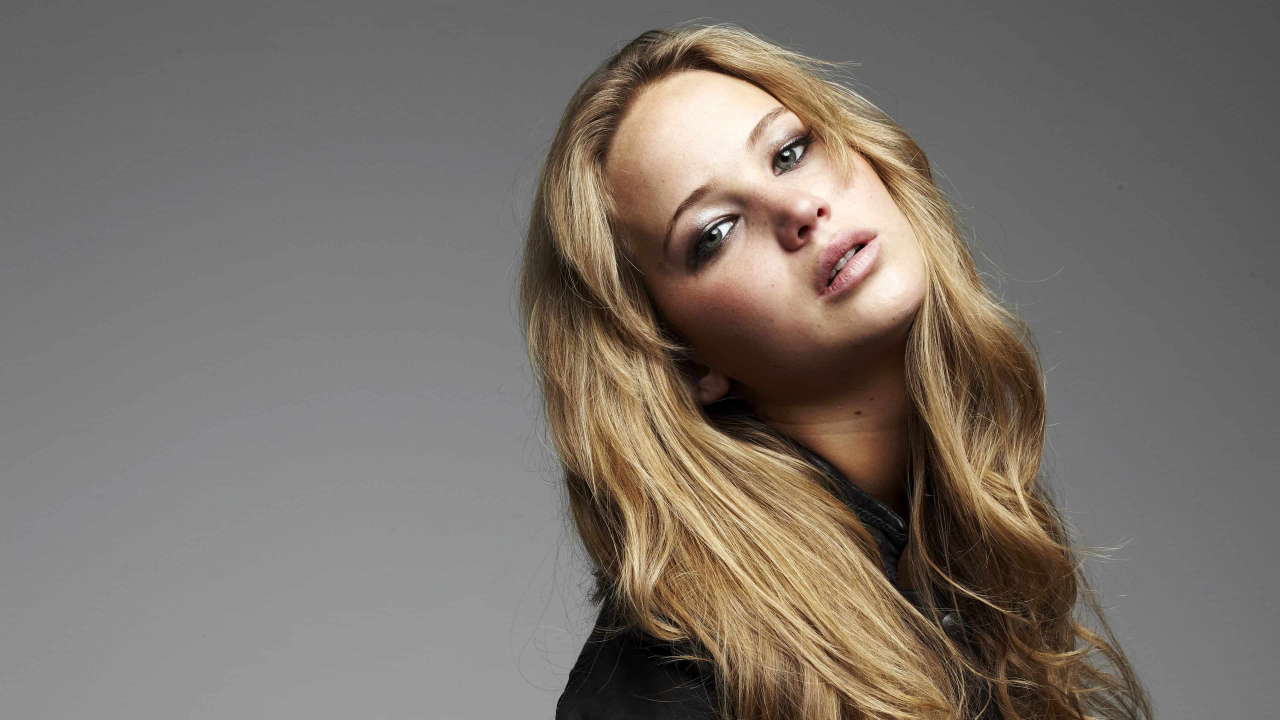
#> input picture Intensity Transformations and Neighborhood Filtering/images/jeniffer.jpg, 3840 x 2160 px (shown at 1/3 size)
$ python q6.py
#> lines starting #> are read from the running program, lines starting #| are printed output that depends on the picture; after the words box and inside, x2 and y2 are one past the last pixel; in counts of white or black regions, pixels touching at a corner belong together
import cv2
import numpy as np
import matplotlib.pyplot as plt

image = cv2.imread("../images/jeniffer.jpg")        # As applying gamma correction on L plane
#> image is the input picture: shape (2160, 3840, 3); mean B, G, R 106.8, 114.3, 122.3
assert image is not None
h, s, v = cv2.split(cv2.cvtColor(image, cv2.COLOR_BGR2HSV_FULL))
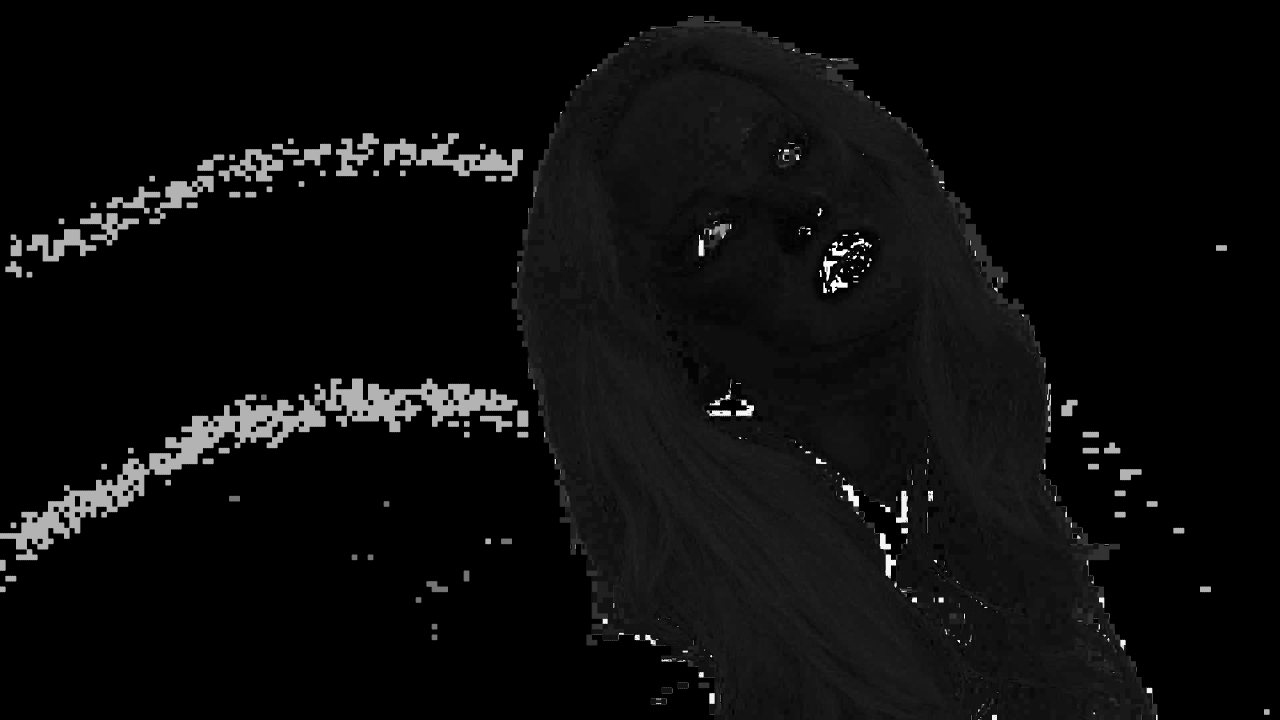
#> h: shape (2160, 3840) (shown at 1/3 size); min 0, max 255, mean 12.6

_, mask = cv2.threshold(s, 12, 255, cv2.THRESH_BINARY)             #Use saturation plane to extract foreground mask
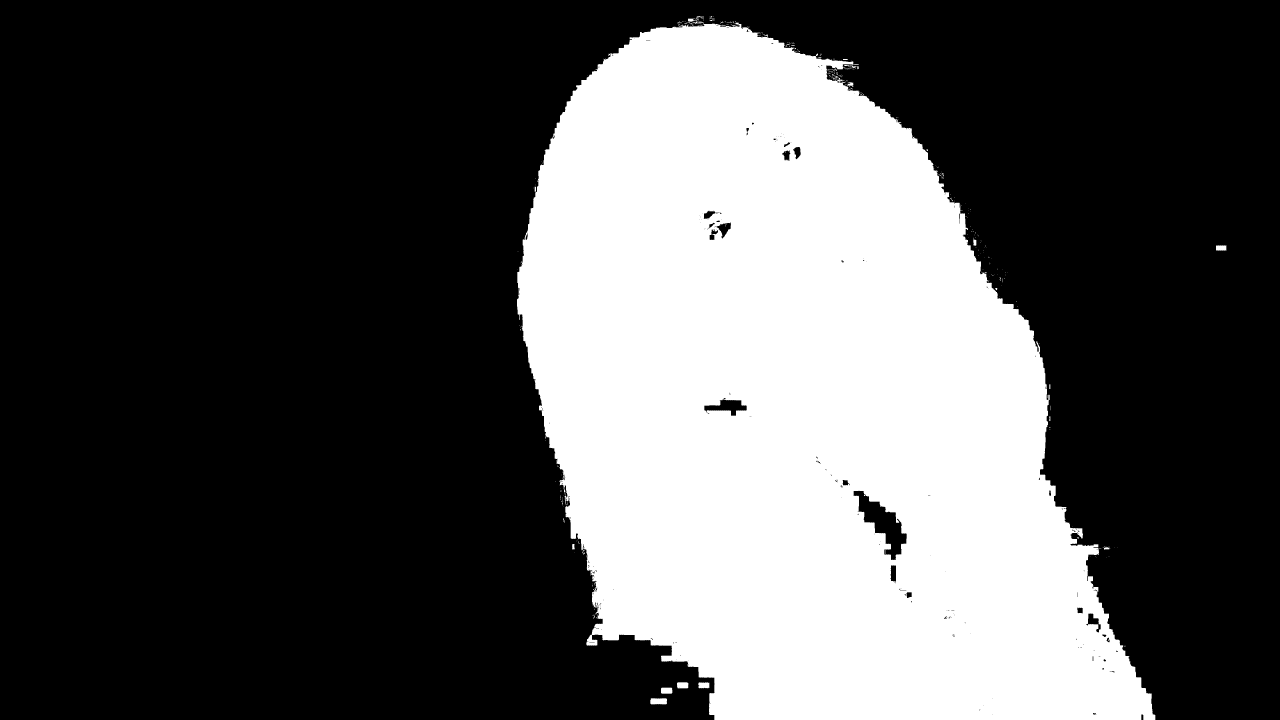
#> mask: shape (2160, 3840) (shown at 1/3 size); 32.8% white; 325 white regions (292 under 20 px), largest, box (x1, y1, x2, y2) and area: (1551, 68, 3466, 2160) 2711983, (1951, 2095, 2001, 2113) 863, (1983, 2063, 2017, 2081) 597
foreground = cv2.bitwise_and(v, mask)                              #Obtain foreground using cv2.bitwise
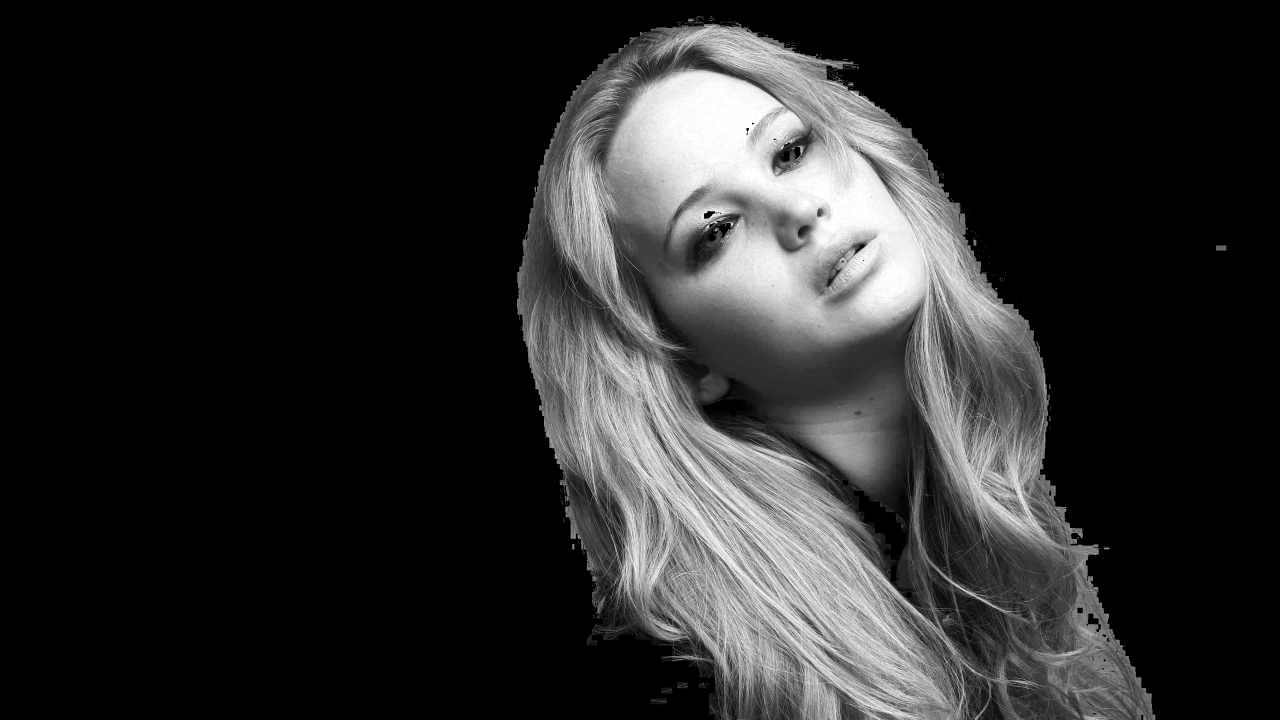
#> foreground: shape (2160, 3840) (shown at 1/3 size); min 0, max 255, mean 42.4
hist = cv2.calcHist([v], [0], mask, [256], [0, 256])               #Calculate the histogram of the Value channel
#> hist = 256 values, max 29462 at index 45, min 0 at index 0, mean 10615.8

cdf = hist.cumsum()
#> cdf = 256 values from 0 to 2717651

# Plot the histogram cumalative sum
plt.figure()
plt.plot(cdf)
plt.title('Cumulative Sum of the Histogram')
plt.xlabel('Pixel Intensity')
plt.ylabel('Frequency')
plt.show()
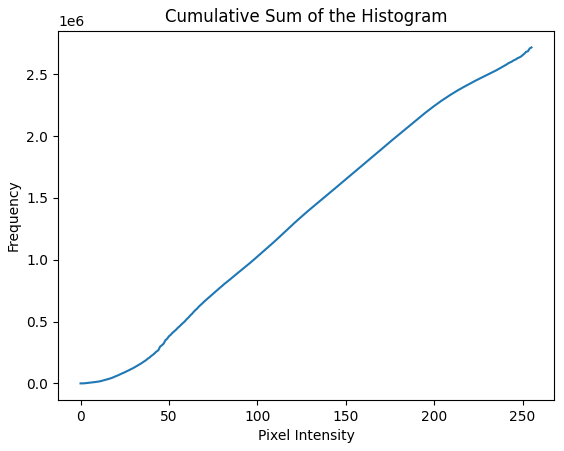
#> figure drawn by matplotlib, 1 panel; curve peaks at x = 255, y = 2717651

pixels = cdf[-1]
#> pixels = 2717651
#Transfomation for histogram equalization
t = np.array([(256-1)/(pixels)*cdf[k] for k in range(256)]).astype("uint8")
#> t = 256 values from 0 to 255
vn = t[v]

# Calculate the histogram of the equalized Value channel
hist = cv2.calcHist([v], [0], mask, [256], [0, 256])

# Plot the histogram befor and after equalization in two plots
plt.subplot(121)
plt.bar(np.arange(len(hist)), hist.flatten())
plt.title('Histogram of Value for Foreground')
plt.xlabel('Pixel Intensity')
plt.ylabel('Frequency')
plt.subplot(122)
plt.bar(np.arange(len(hist)), cv2.calcHist([vn], [0], mask, [256], [0, 256]).flatten())
plt.title('Histogram of Equalized Value for Foreground')
plt.xlabel('Pixel Intensity')
plt.ylabel('Frequency')
plt.show()
#> figure, not shown here; panel 1: tallest bar 29462 high, from x = 44.6 to 45.4; panel 2: tallest bar 29462 high, from x = 26.6 to 27.4


# Merge
merged = cv2.merge([h, s, vn])
#> merged: shape (2160, 3840, 3); mean H, S, V 12.6, 36.1, 121.4
foreground_modified = cv2.cvtColor(merged, cv2.COLOR_HSV2RGB)

background = cv2.bitwise_and(image, image, mask=cv2.bitwise_not(mask))
result = cv2.add(cv2.cvtColor(background, cv2.COLOR_BGR2RGB), foreground_modified)
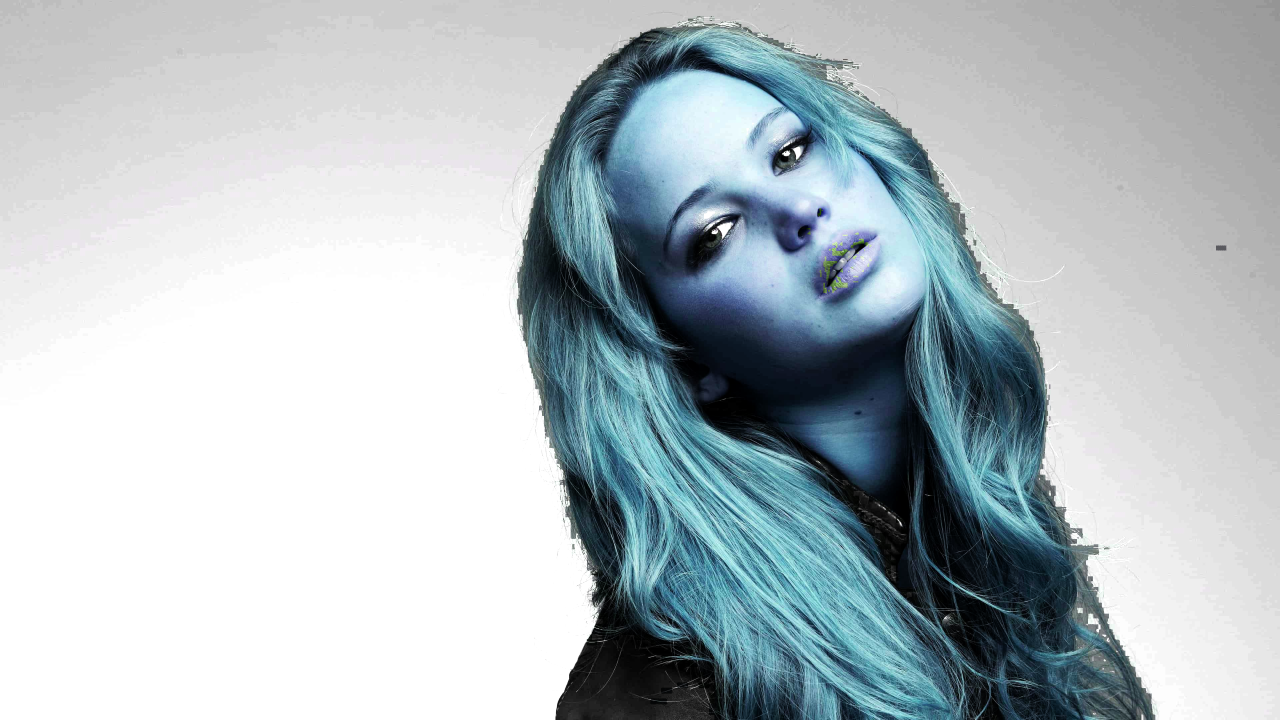
#> result: shape (2160, 3840, 3) (shown at 1/3 size); mean B, G, R 193.2, 188.7, 178.1

#Show the hue, saturation, and value plane, the mask, the original image, and the result with the histogramequalized foreground
plt.figure(figsize=(15, 15))
plt.subplot(231)
plt.imshow(h, cmap='gray')
plt.title('Hue')
plt.subplot(232)
plt.imshow(s, cmap='gray')
plt.title('Saturation')
plt.subplot(233)
plt.imshow(v, cmap='gray')
plt.title('Value')
plt.subplot(234)
plt.imshow(mask, cmap='gray')
plt.title('Foreground Mask')
plt.subplot(235)
plt.imshow(cv2.cvtColor(image, cv2.COLOR_BGR2RGB))
plt.title('Original Image')
plt.subplot(236)
plt.imshow(result)
plt.title('Result')
plt.show()
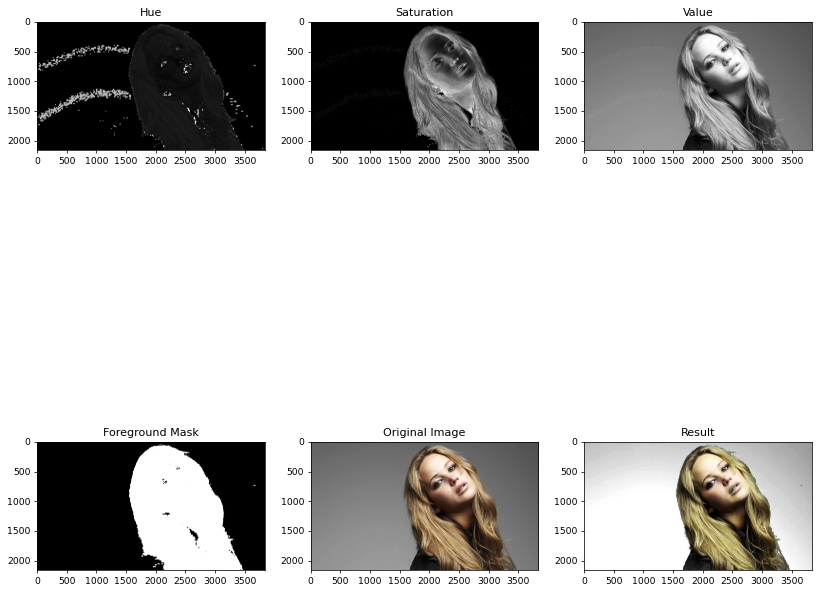
#> figure drawn by matplotlib, 6 panels; B, G, R data is drawn as R, G, B


# [12 lines of commented-out code are left out]

$ run again, with Intensity Transformations and Neighborhood Filtering/images/daisy.jpg copied over Intensity Transformations and Neighborhood Filtering/images/jeniffer.jpg
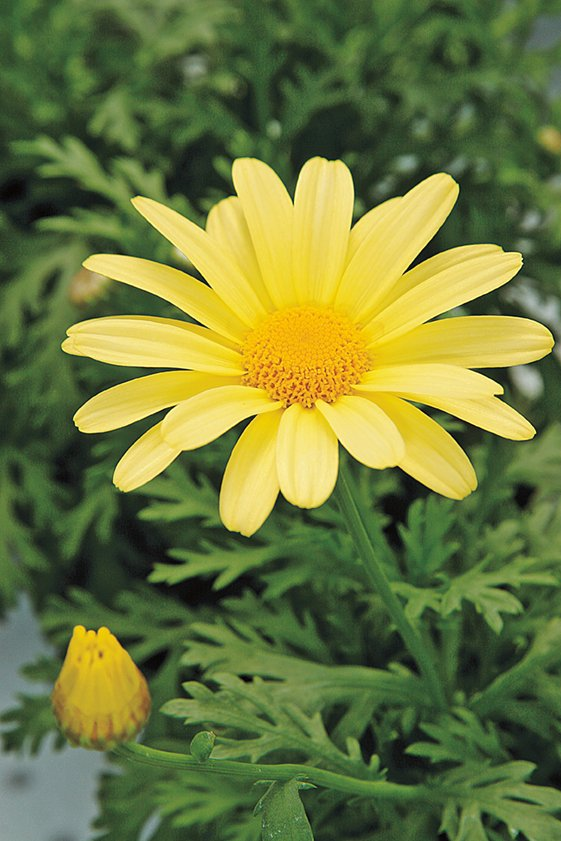
#> input picture Intensity Transformations and Neighborhood Filtering/images/daisy.jpg, 561 x 841 px
#> image is the input picture: shape (841, 561, 3); mean B, G, R 60.7, 120.3, 108.5
#> `_, mask = cv2.threshold(s, 12, 255, cv2.THRESH_BINARY)`:
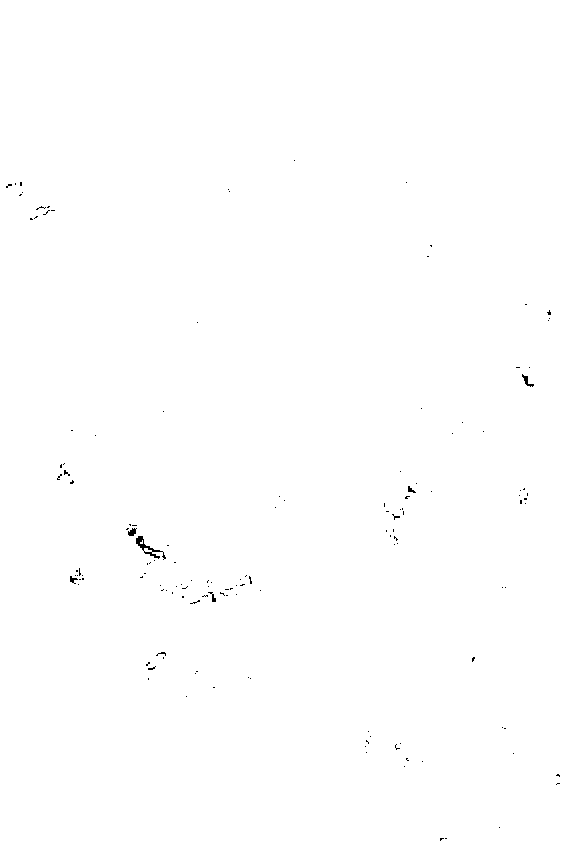
#> mask: shape (841, 561); 99.8% white; black in thin lines or dots, all inside (x1, y1, x2, y2) = (6, 160, 560, 841)
#> hist = 256 values, max 6112 at index 242, min 0 at index 0, mean 1839.6
#> cdf = 256 values from 0 to 470946
#> pixels = 470946
#> t = 256 values from 0 to 255
#> merged: shape (841, 561, 3); mean H, S, V 65.1, 119.6, 127.6
#> `result = cv2.add(cv2.cvtColor(background, cv2.COLOR_BGR2RGB), foregrou..`:
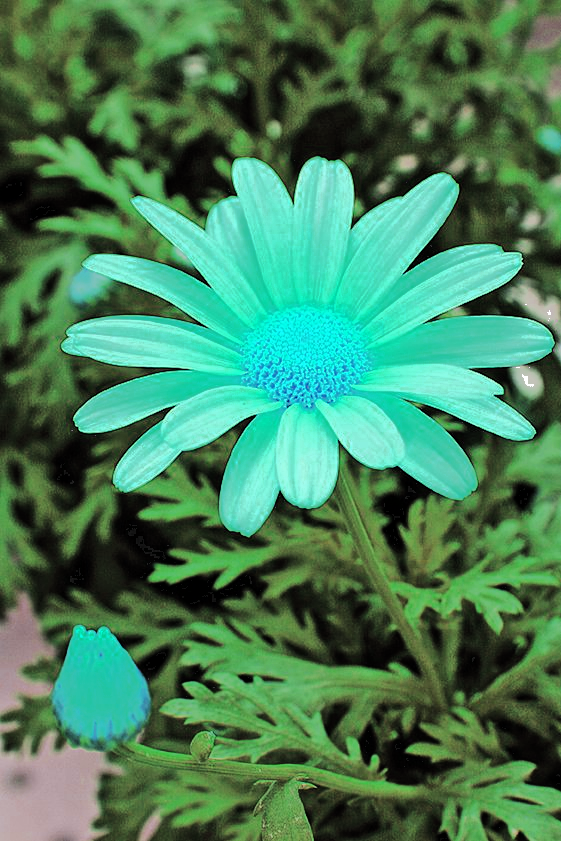
#> result: shape (841, 561, 3); mean B, G, R 89.9, 126.8, 69.4

$ run again, with Intensity Transformations and Neighborhood Filtering/images/emma.jpg copied over Intensity Transformations and Neighborhood Filtering/images/jeniffer.jpg
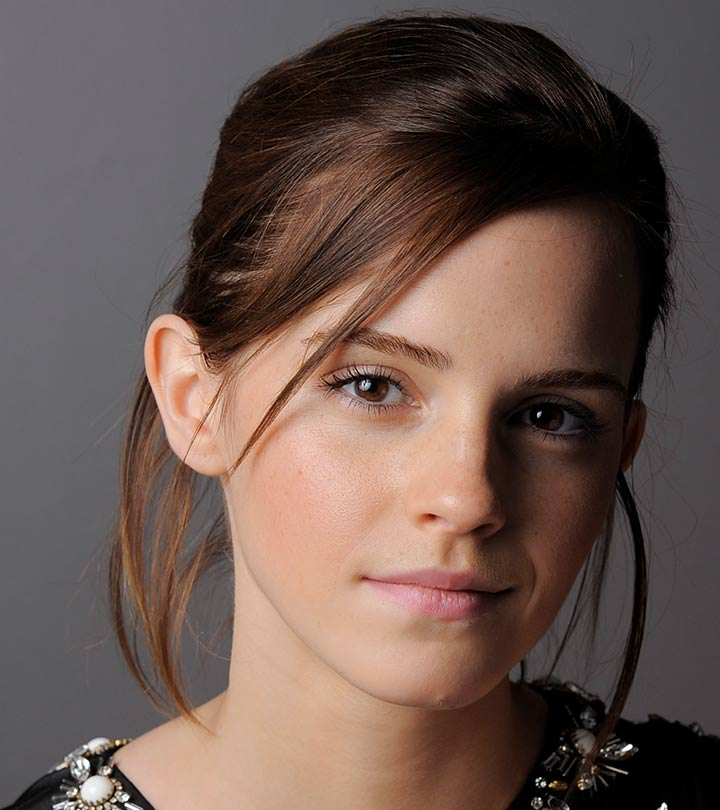
#> input picture Intensity Transformations and Neighborhood Filtering/images/emma.jpg, 720 x 810 px
#> image is the input picture: shape (810, 720, 3); mean B, G, R 80.1, 87.4, 106.8
#> `_, mask = cv2.threshold(s, 12, 255, cv2.THRESH_BINARY)`:
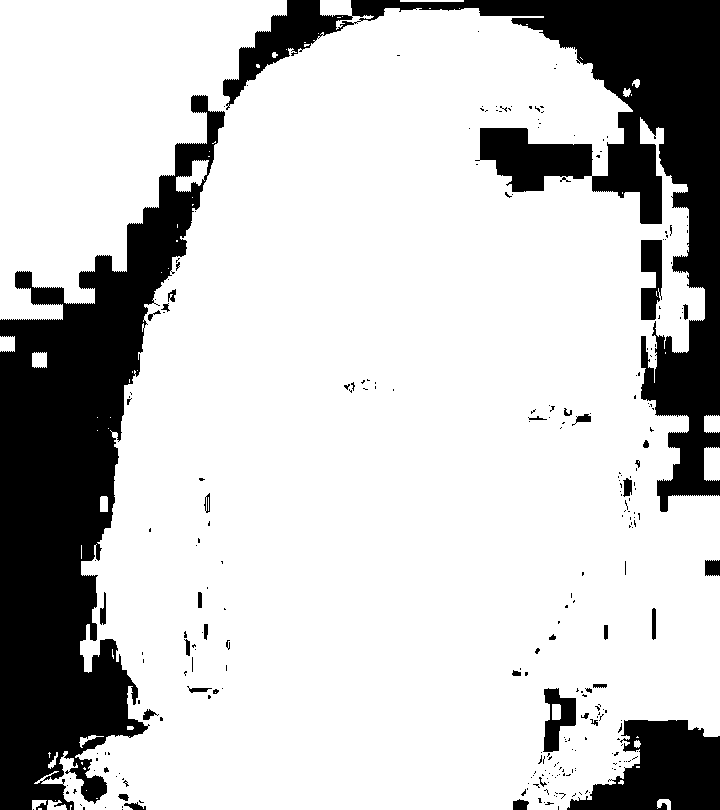
#> mask: shape (810, 720); 78.1% white; 275 black regions (235 under 20 px), largest, box (x1, y1, x2, y2) and area: (0, 95, 225, 810) 64482, (223, 0, 720, 512) 48869, (567, 720, 720, 810) 8864
#> hist = 256 values, max 12584 at index 115, min 0 at index 0, mean 1778.9
#> cdf = 256 values from 0 to 455388
#> pixels = 455388
#> t = 256 values from 0 to 255
#> merged: shape (810, 720, 3); mean H, S, V 78, 73.4, 119.8
#> `result = cv2.add(cv2.cvtColor(background, cv2.COLOR_BGR2RGB), foregrou..`:
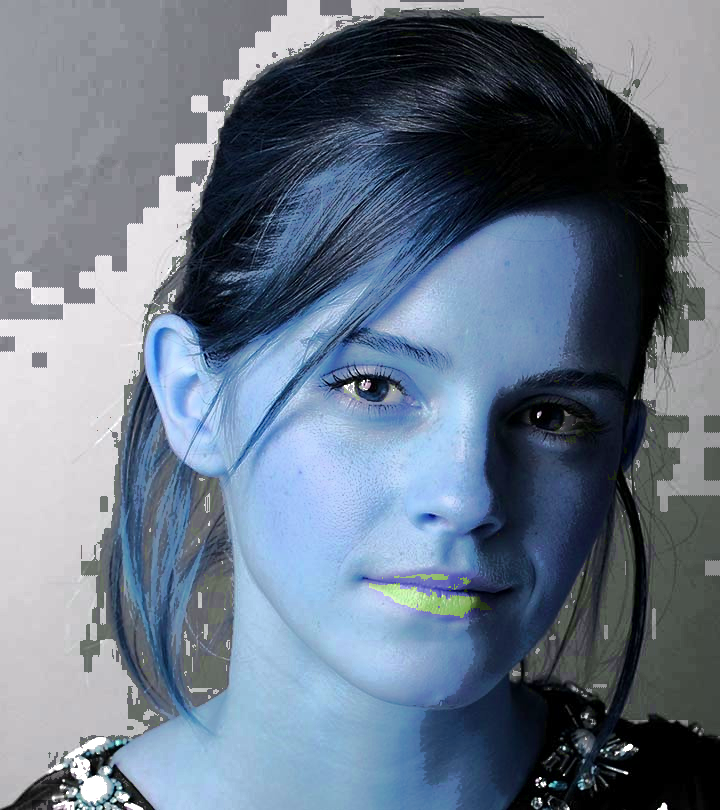
#> result: shape (810, 720, 3); mean B, G, R 135.7, 118.8, 105.3
